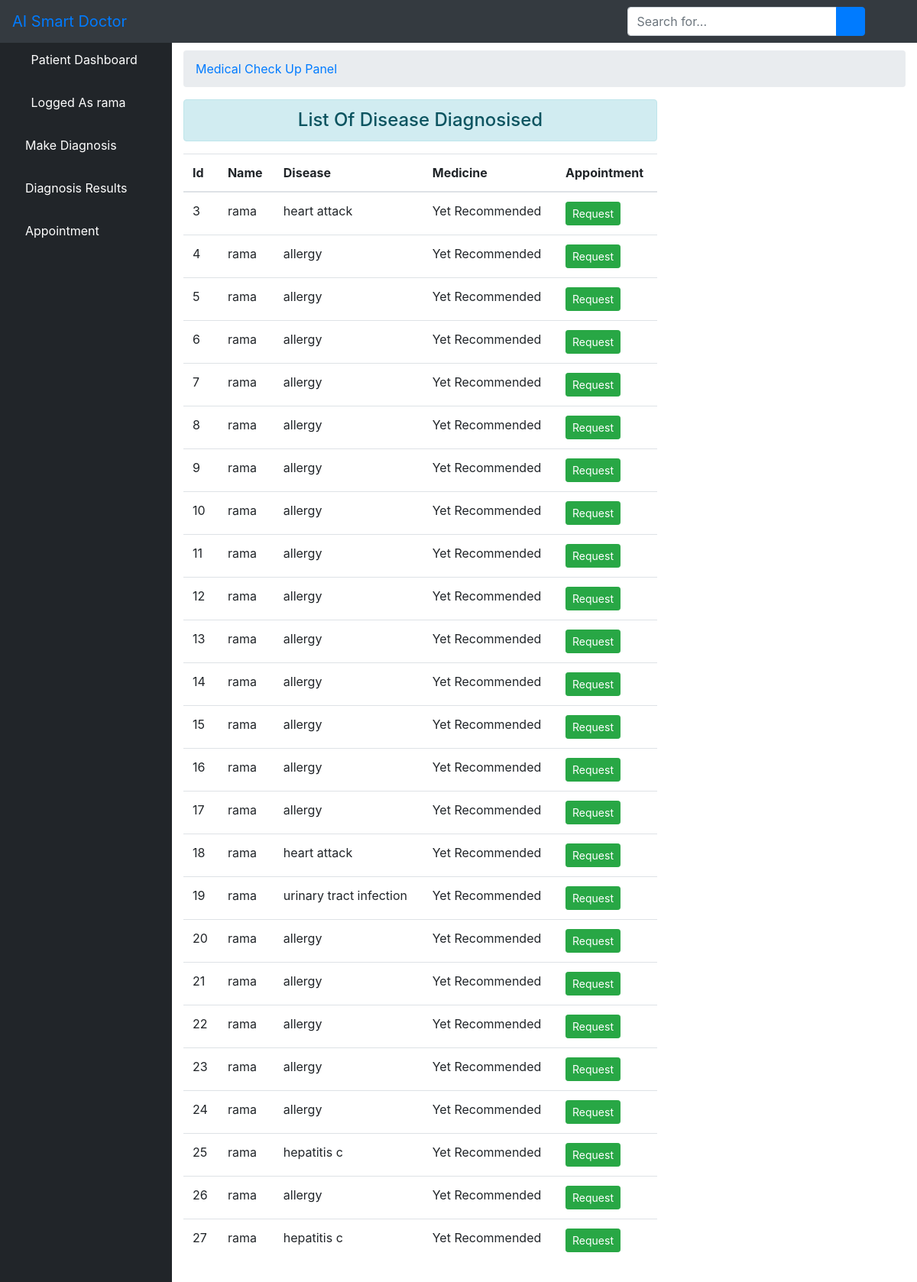
The page /result/ (signed in) on the database its author committed.
### core/models.py (models this page shows, shortened)
class User(AbstractUser):
    is_patient = models.BooleanField(default=False)
    is_doctor = models.BooleanField(default=False)
    phonenumber = models.CharField(max_length=200,null=True)

class Medical(models.Model):
    s1 = models.CharField(max_length=200)
    s2 = models.CharField(max_length=200)
    s3 = models.CharField(max_length=200)
    s4 = models.CharField(max_length=200)
    s5 = models.CharField(max_length=200)
    disease = models.CharField(max_length=200)
    medicine = models.CharField(max_length=200)
    patient = models.ForeignKey(User, related_name="patient", on_delete= models.CASCADE)
    doctor = models.ForeignKey(User, related_name="doctor", on_delete= models.CASCADE, null=True)
    created_on = models.DateTimeField(auto_now_add=True)

### core/views.py (the view)
# urls.py: path('result/', views.patient_result, name='result'),
def patient_result(request):
	user_id = request.user.id
	disease = Medical.objects.all().filter(patient_id=user_id)
	context = {'disease':disease, 'status':'1'}
	return render(request, 'patient/result.html', context)

### core/templates/patient/result.html (shortened to what this page needs)
{% extends 'patient/base.html' %}
{% block body %}
 <div id="content-wrapper">
        <div class="container-fluid">
            <ol class="breadcrumb">
                <li class="breadcrumb-item">
                    <a href="">Medical Check Up Panel</a>
                </li>
            </ol>
            <div class="row">
            <div class="col-sm-8">
                <h4 class="text-center alert alert-info">List Of Disease Diagnosised</h4>
                <table class="table table-hover">
                    <thead>
                        <tr>
                            <th scope="col">Id</th>
                            <th scope="col">Name</th>
                            <th scope="col">Disease</th>
                            <th scope="col">Medicine</th>
                            <th scope="col">Appointment</th>
                        </tr>
                    </thead>
                    <tbody id="tbody">
                        {% for d in disease %}
                        <tr>
                            <td>{{ d.id }}</td>
                            <td>{{ d.patient.username }}</td>
                            <td>{{ d.disease }}</td>
                            {% if d.medicine == "" %}
                            <td>Yet Recommended</td>
                            {% else %}
                            <td>{{ d.medicine }}</td>
                            {% endif %}
                            <td>
                                <input class="btn btn-success btn-sm btn_ment" type="button" data-sid="{{d.id}}" value="Request">
                            </td>
                        </tr>
                        {% endfor %}
                    </tbody>
                </table>
            </div>
            </div>
        </div>
        </div>
{% endblock %}

### core/templates/patient/base.html (shortened to what this page needs)
{% load static %}
<!DOCTYPE html>
<html>
<head>
    <link rel="stylesheet" href="{% static 'core/css/bootstrap/four/bootstrap.css' %}">
    <link href="{% static 'core/css/sb-admin.css' %}" rel="stylesheet">
    <link href="{% static 'core/css/fontawesome-free/css/all.min.css' %}" rel="stylesheet" type="text/css">
</head>
<body id="page-top">
<nav class="navbar navbar-expand navbar-dark bg-dark fixed-top">
    <a class="navbar-brand mr-1 text-primary" href="">AI Smart Doctor</a>
    <button class="btn btn-link btn-sm text-white order-1 order-sm-0" id="sidebarToggle" href="#">
        <i class="fas fa-bars"></i>
    </button>
    <form class="d-none d-md-inline-block form-inline ml-auto mr-0 mr-md-3 my-2 my-md-0">
        <div class="input-group">
            <input type="text" class="form-control" placeholder="Search for..." aria-label="Search" aria-describedby="basic-addon2">
            <div class="input-group-append">
                <button class="btn btn-primary" type="button">
                    <i class="fas fa-search"></i>
                </button>
            </div>
        </div>
    </form>
    <ul class="navbar-nav ml-auto ml-md-0">
        <li class="nav-item dropdown no-arrow">
            <a class="nav-link dropdown-toggle" href="#" id="userDropdown" role="button" data-toggle="dropdown" aria-haspopup="true" aria-expanded="false">
                <i class="fas fa-user-circle fa-fw text-primary"></i>
            </a>
        </li>
    </ul>
</nav>
<div id="wrapper" style="padding-top: 50px">
<ul class="sidebar navbar-nav">
    <li class="nav-item active">
        <a class="nav-link" href="{% url 'patient' %}">
            <i class="fas fa-fw fa-tachometer-alt"></i>
            <span>Patient Dashboard</span>
        </a>
    </li>
    <li class="nav-item active">
        <a class="nav-link" href="">
            <i class="fas fa-user-circle fa-fw text-primary"></i>
            <span>Logged As {{ user.username }}</span>
        </a>
    </li>
    {% if status == '1' %}
     <li class="nav-item">
        <a class="nav-link" href="{% url 'diagnosis' %}">
            <i class="fas fa-microscope text-primary"></i>
            <span style="color: white">Make Diagnosis</span>
        </a>
    </li>
    <li class="nav-item">
        <a class="nav-link" href="{% url 'result' %}">
            <i class="fas fa-pager text-primary"></i>
            <span style="color: white">Diagnosis Results</span>
        </a>
    </li>
    <li class="nav-item">
        <a class="nav-link" href="{% url 'ment_list' %}">
            <i class="fas fa-calendar text-primary"></i>
            <span style="color: white">Appointment</span>
        </a>
    </li>
    {% endif %}
</ul>
    {% block body %}{% endblock %}
</div>

### rows shown on the page
User: username "rama"
Medical: id "3", patient.username "rama", disease "heart attack", medicine "Yet Recommended"
Medical: id "4", patient.username "rama", disease "allergy", medicine "Yet Recommended"
Medical: id "5", patient.username "rama", disease "allergy", medicine "Yet Recommended"
Medical: id "6", patient.username "rama", disease "allergy", medicine "Yet Recommended"
Medical: id "7", patient.username "rama", disease "allergy", medicine "Yet Recommended"
Medical: id "8", patient.username "rama", disease "allergy", medicine "Yet Recommended"
Medical: id "9", patient.username "rama", disease "allergy", medicine "Yet Recommended"
Medical: id "10", patient.username "rama", disease "allergy", medicine "Yet Recommended"
Medical: id "11", patient.username "rama", disease "allergy", medicine "Yet Recommended"
Medical: id "12", patient.username "rama", disease "allergy", medicine "Yet Recommended"
Medical: id "13", patient.username "rama", disease "allergy", medicine "Yet Recommended"
Medical: id "14", patient.username "rama", disease "allergy", medicine "Yet Recommended"
Medical: id "15", patient.username "rama", disease "allergy", medicine "Yet Recommended"
Medical: id "16", patient.username "rama", disease "allergy", medicine "Yet Recommended"
Medical: id "17", patient.username "rama", disease "allergy", medicine "Yet Recommended"
Medical: id "18", patient.username "rama", disease "heart attack", medicine "Yet Recommended"
Medical: id "19", patient.username "rama", disease "urinary tract infection", medicine "Yet Recommended"
Medical: id "20", patient.username "rama", disease "allergy", medicine "Yet Recommended"
Medical: id "21", patient.username "rama", disease "allergy", medicine "Yet Recommended"
Medical: id "22", patient.username "rama", disease "allergy", medicine "Yet Recommended"
Medical: id "23", patient.username "rama", disease "allergy", medicine "Yet Recommended"
Medical: id "24", patient.username "rama", disease "allergy", medicine "Yet Recommended"
Medical: id "25", patient.username "rama", disease "hepatitis c", medicine "Yet Recommended"
Medical: id "26", patient.username "rama", disease "allergy", medicine "Yet Recommended"
Medical: id "27", patient.username "rama", disease "hepatitis c", medicine "Yet Recommended"
